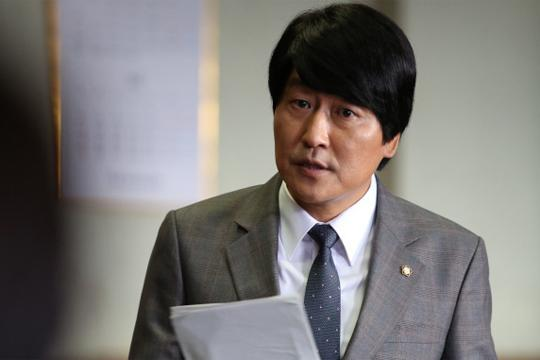
#> input picture chap03_Numpy/data/test1.jpg, 540 x 360 px, found by its file name
$ python step02_image_reshape.py
#> lines starting #> are read from the running program, lines starting #| are printed output that depends on the picture
# -*- coding: utf-8 -*-
"""
step02_image_reshape.py
"""

import matplotlib.pyplot as plt
from sklearn.datasets import load_digits


# 1. image shape & reshape

# 1) dataset load
digits = load_digits() # 머신러닝 모델에서 사용되는 데이터셋
dir(digits) # data, target..

'''
입력변수(X) : 숫자(0~9) 필기체의 흑백 이미지
출력변수(y) : 10진 정수
'''
X = digits.data # 입력변수(X) 추출
y = digits.target # 출력변수(y) 추출
X.shape # (1797, 64) : (size, pixel정보)

X[0].shape # (64,) # 64개의 원소
# 0 ~ 1796 개의 세트가 있음 ★★★
# 2) image reshape
first_img = X[11].reshape(8,8) # 모양변경 : 2d(h,w)
first_img.shape # (8, 8)

# 3) image show
plt.imshow(X=first_img, cmap='gray')
plt.show()
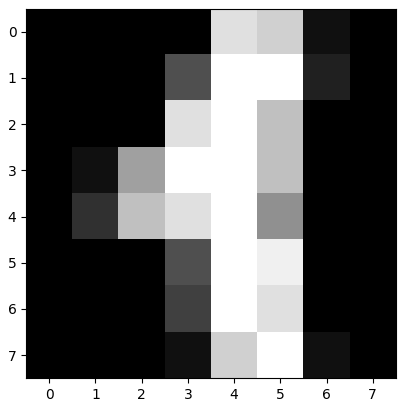
#> figure drawn by matplotlib, 1 panel

# 첫번째 이미지 정답
y[0] # 0

# 마지막 이미지
last_img = X[-1].reshape(8,8) # 모양변경 : 2d(h,w)
# last_img = X[1796].reshape(8,8)과 동일
plt.imshow(X=last_img, cmap='gray')
plt.show()
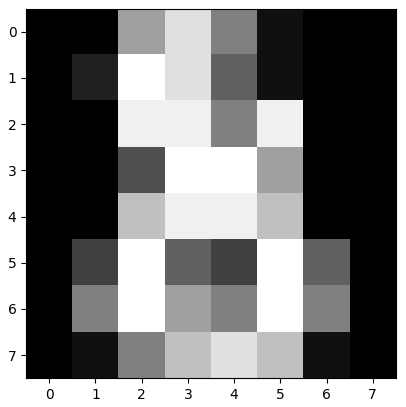
#> figure drawn by matplotlib, 1 panel

y[-1] # 8


# 2. image file read & show
import matplotlib.image as img # 이미지 읽기

# image file path
path = r"C:/ITWILL/4_Python_ML/Python_ML/chap03_Numpy" # 이미지 경로

# 1) image 읽기
# img.imread(경로)
img_arr = img.imread(path + "/data/test1.jpg")
#> img_arr is the input picture: shape (360, 540, 3); mean R, G, B 123.9, 120.6, 118.6
type(img_arr) # numpy.ndarray


img_arr.shape #  (360, 540, 3) : (h, w, color)

# 2) image 출력
plt.imshow(img_arr)
plt.show()
